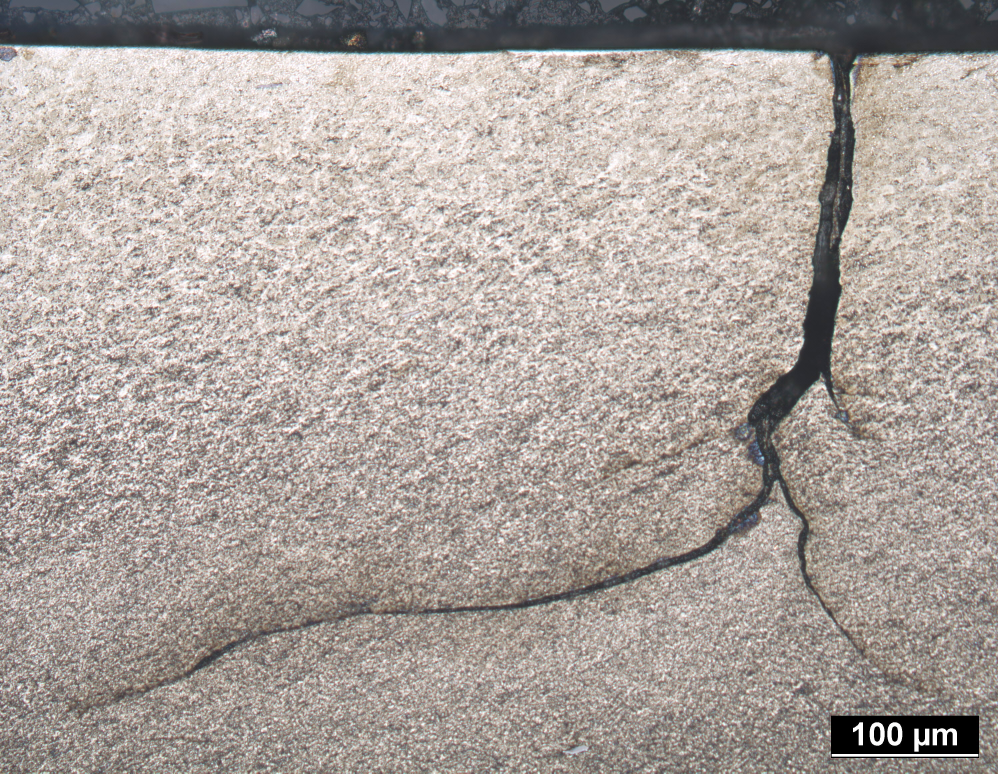
#> input picture 201201004_LIMI_000916.jpg, 2994 x 2320 px (shown at 1/3 size)
$ python -i bounding_box.py   (imports and definitions only)
#> lines starting #> are read from the running program, lines starting #| are printed output that depends on the picture
#> further down, picture is the input picture: shape (2320, 2994, 3); mean B, G, R 157.6, 162.8, 171.4
import matplotlib
# [1 line not run here, left out]
import numpy as np
from skimage.color import rgb2gray
from skimage.transform import rescale
import matplotlib.pyplot as plt
import PIL
from PIL import Image, ImageDraw
import cv2


def bbox(image):
    im_copy = image.copy()
    image = (255*rescale(image,0.25)).astype(np.uint8)
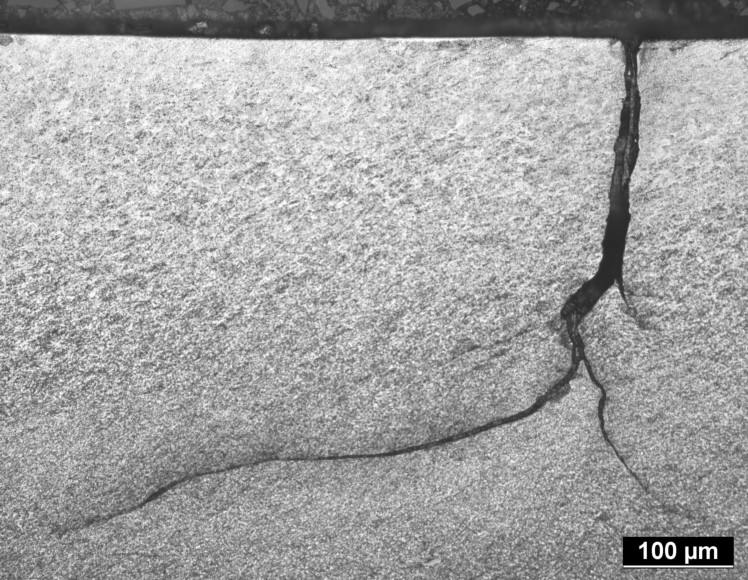
#> image: shape (580, 748, 1); min 0, max 254, mean 163.2
    proto = np.zeros_like(image)
    image = image[:-35,...]
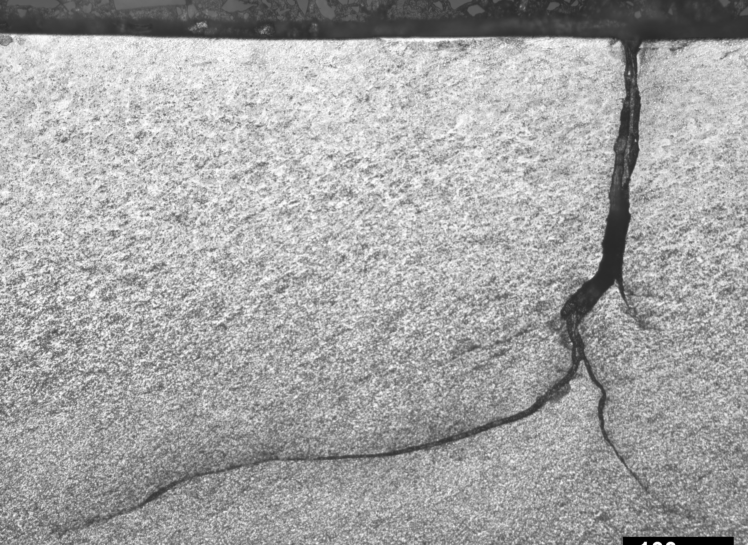
#> image: shape (545, 748, 1); min 0, max 254, mean 165
    img = np.zeros_like(image)
    blur = cv2.medianBlur(image, 11)
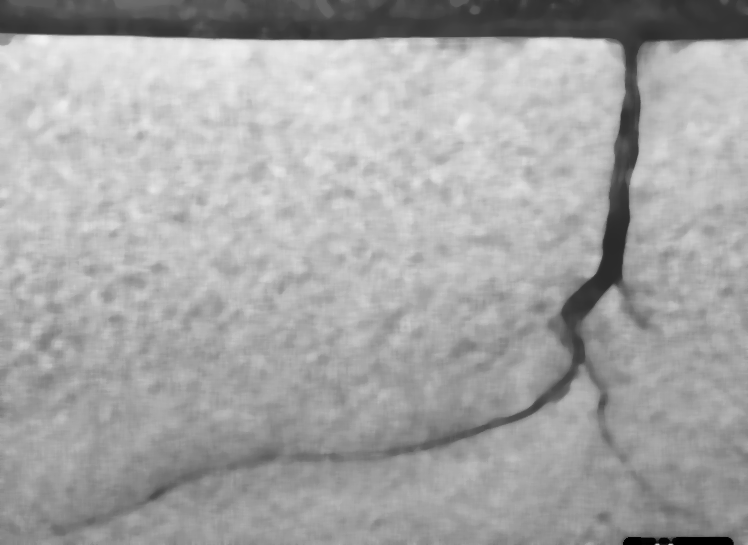
#> blur: shape (545, 748); min 0, max 241, mean 165.2
    # blur = image
#> (the run stopped early here; a loop or call above may not have finished)

$ run again, on 201506009_LIMI_007979.jpg
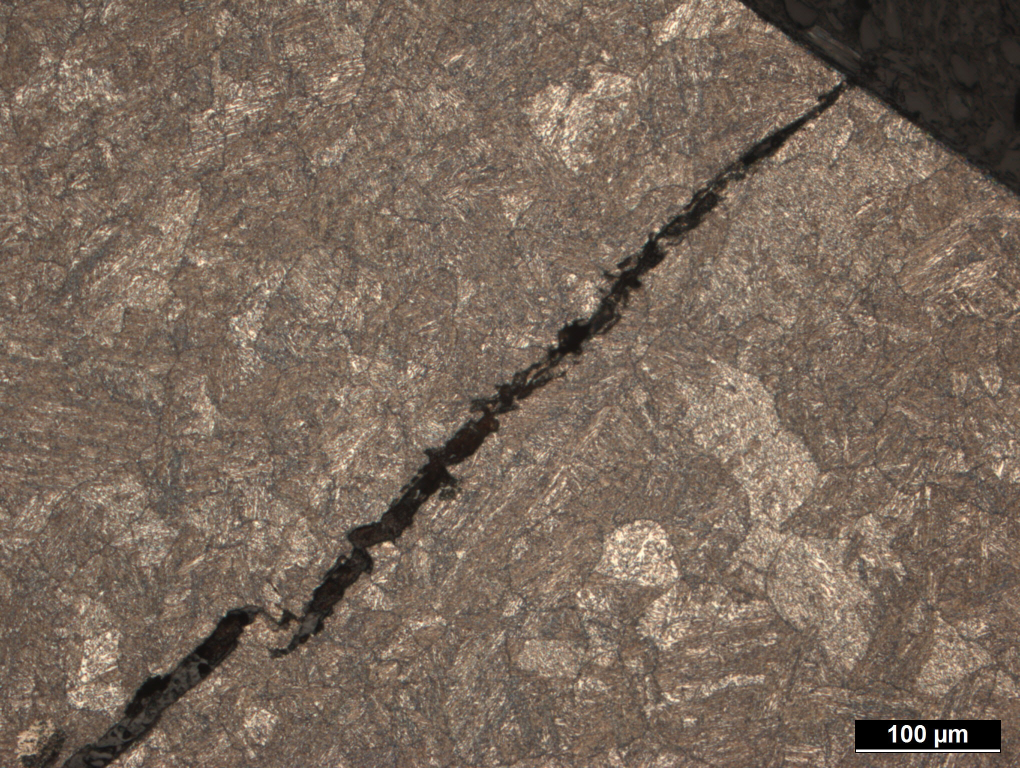
#> input picture 201506009_LIMI_007979.jpg, 2040 x 1536 px (shown at 1/2 size)
#> picture is the input picture: shape (1536, 2040, 3); mean B, G, R 90.8, 104.2, 120.7
#> in bbox, `image = (255*rescale(image,0.25)).astype(np.uint8)`:
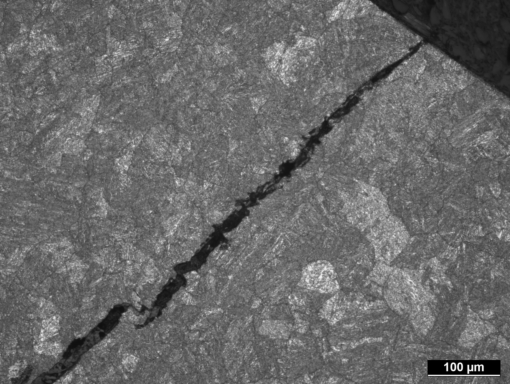
#> image: shape (384, 510, 1); min 0, max 246, mean 104.5
#> in bbox, `blur = cv2.medianBlur(image, 11)`:
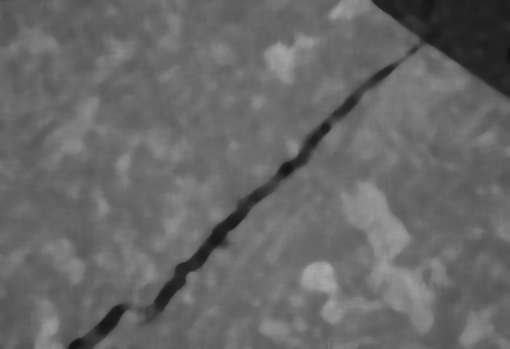
#> blur: shape (349, 510); min 15, max 171, mean 103.6
